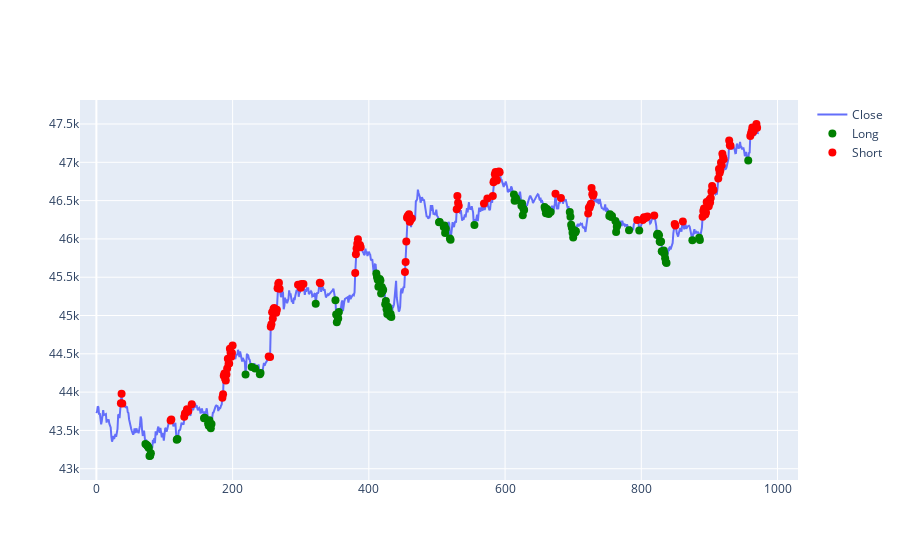

The cell this chart's notebook holds for it:
### Code cell
fig = go.Figure()

df_long = df_bands[df_bands["side"] == 1]
df_short = df_bands[df_bands["side"] == -1]


# Add traces
fig.add_trace(go.Scatter(x=df_bands.index, y=df_bands['close'], name='Close'))
fig.add_traces(go.Scatter(x=df_long.index, y=df_long['close'], name='Long',
                          mode='markers', marker=dict(color='green', size=8)))
fig.add_traces(go.Scatter(x=df_short.index, y=df_short['close'], name='Short',
                          mode='markers', marker=dict(color='red', size=8)))

fig.update_layout(width=int(1000))

fig.show()

### Figure 1 — Plotly figure (JSON) as saved in the notebook; plotly's stock layout.template omitted (floating-point values rounded to 4 significant figures; data arrays with more than 128 entries replaced by an {"elided": "..."} marker saying what was removed)
{"data": [{"name": "Close", "type": "scatter", "x": {"elided": "973 int values"}, "y": {"elided": "973 float values"}}, {"marker": {"color": "green", "size": 8}, "mode": "markers", "name": "Long", "type": "scatter", "x": [72, 74, 75, 76, 77, 78, 79, 80, 118, 119, 158, 159, 164, 165, 166, 167, 168, 169, 219, 228, 233, 240, 241, 322, 351, 352, 353, 354, 355, 356, 411, 412, 413, 414, 415, 416, 417, 418, 419, 420, 421, 424, 425, 426, 427, 428, 429, 431, 432, 433, 503, 504, 510, 511, 512, 513, 519, 520, 555, 613, 614, 616, 617, 624, 625, 626, 627, 628, 658, 659, 660, 661, 662, 664, 667, 695, 696, 697, 698, 699, 700, 701, 702, 703, 704, 753, 754, 756, 757, 762, 763, 764, 765, 782, 797, 823, 824, 825, 826, 827, 828, 829, 830, 831, 832, 833, 834, 835, 836, 837, 875, 885, 886, 957], "y": [43320.0, 43310.0, 43300, 43280.0, 43270.0, 43170.0, 43170.0, 43200.0, 43380.0, 43390.0, 43660.0, 43660.0, 43590.0, 43560.0, 43630.0, 43570.0, 43530, 43580.0, 44230.0, 44330.0, 44310.0, 44230.0, 44250.0, 45155, 45200.0, 45010.0, 44910.0, 44990.0, 44960.0, 45050.0, 45550, 45500.0, 45470.0, 45380.0, 45380.0, 45480.0, 45460.0, 45290.0, 45370.0, 45320.0, 45340.0, 45150.0, 45190.0, 45080.0, 45020.0, 45110.0, 45090.0, 44990.0, 45020.0, 44980.0, 46220.0, 46220.0, 46150.0, 46170.0, 46080.0, 46130.0, 46000.0, 45990.0, 46180.0, 46580, 46500.0, 46530.0, 46500.0, 46430.0, 46460.0, 46310.0, 46390.0, 46380.0, 46420.0, 46390.0, 46330.0, 46390.0, 46390.0, 46330.0, 46350, 46350.0, 46290.0, 46190.0, 46150.0, 46081, 46020.0, 46100, 46110.0, 46080.0, 46100.0, 46300.0, 46320.0, 46290.0, 46300.0, 46230.0, 46090.0, 46160.0, 46180.0, 46110.0, 46110.0, 46050, 46070.0, 46060.0, 46050.0, 45970.0, 45960.0, 45970.0, 45840.0, 45830.0, 45840.0, 45850.0, 45810.0, 45750.0, 45700.0, 45680.0, 45980.0, 46010.0, 45990.0, 47020.0]}, {"marker": {"color": "red", "size": 8}, "mode": "markers", "name": "Short", "type": "scatter", "x": {"elided": "145 int values"}, "y": {"elided": "145 float values"}}], "layout": {"autosize": true, "xaxis": {"autorange": true, "range": [-21.98, 1028.0], "type": "linear"}, "yaxis": {"autorange": true, "range": [42820.0, 47840.0], "type": "linear"}}}
